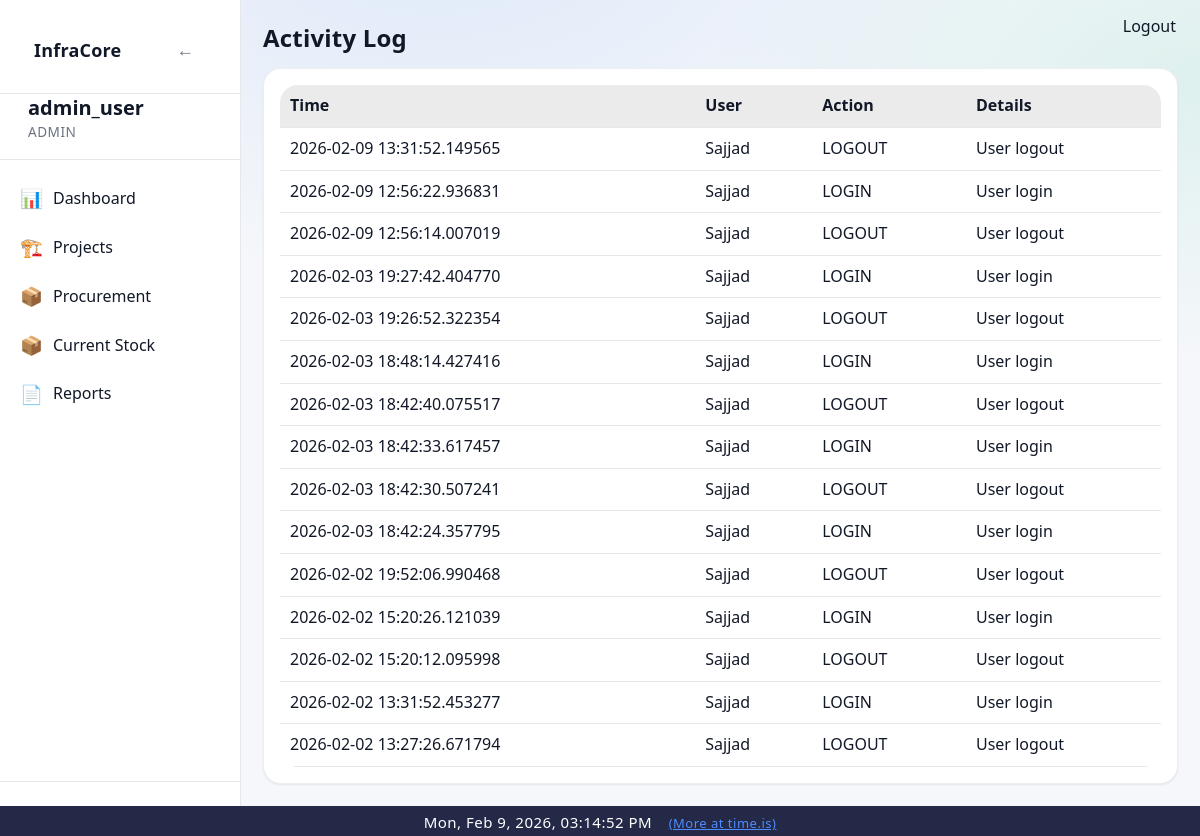
Before: /activity (signed in) with the older database file.
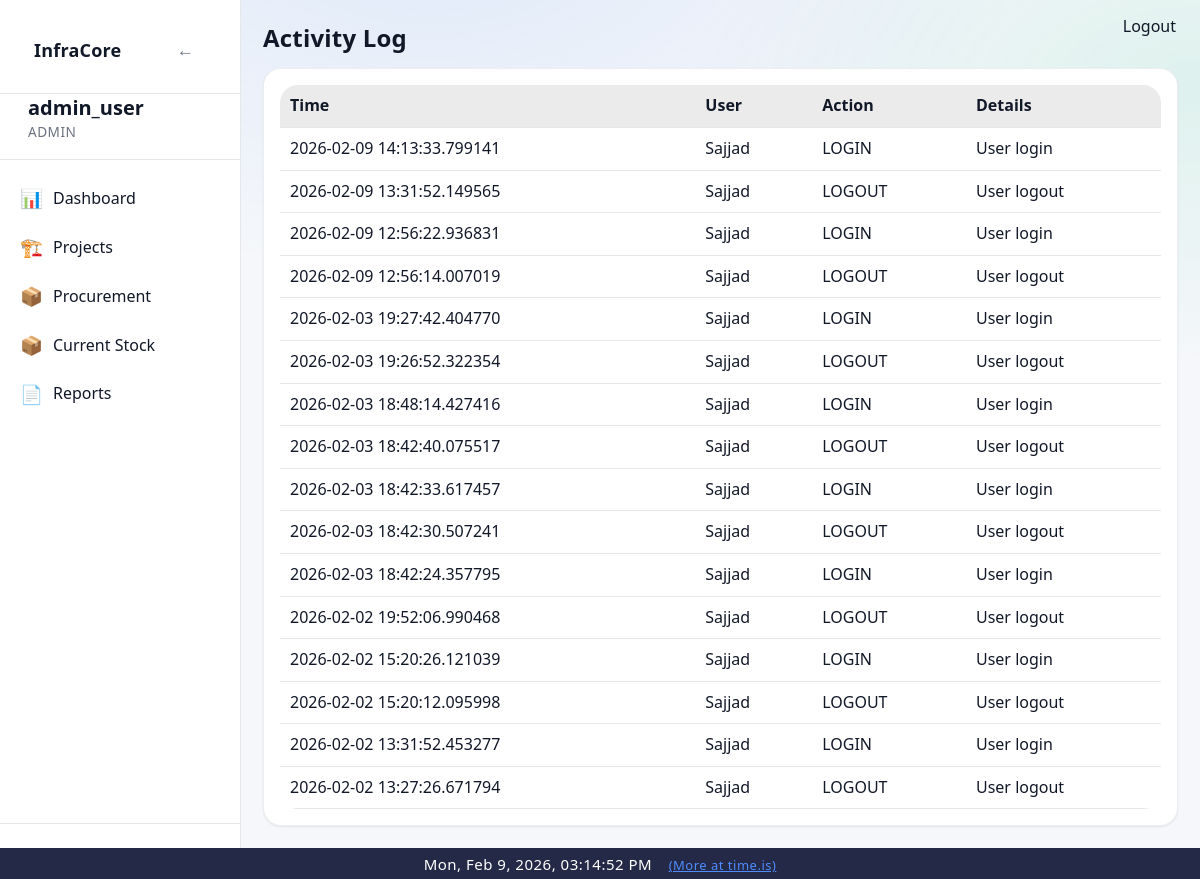
After: the same page with the newer database file.
### app/models/activity_log.py (models this page shows)
class ActivityLog(Base):
    __tablename__ = "activity_logs"
    __table_args__ = (
        Index("ix_activity_logs_created_at", "created_at"),
        Index("ix_activity_logs_user_id", "user_id"),
    )
    id = Column(Integer, primary_key=True, index=True)
    user_id = Column(Integer, ForeignKey("users.id"), nullable=True)
    username = Column(String(150), nullable=False)
    role = Column(String(50), nullable=True)
    action = Column(String(20), nullable=False)  # CREATE, UPDATE, DELETE, ARCHIVE, LOGIN, LOGOUT
    entity_type = Column(String(50), nullable=True)  # Project, Activity, Material, User, Execution
    entity_id = Column(Integer, nullable=True)
    description = Column(Text, nullable=True)
    old_value = Column(Text, nullable=True)  # JSON string
    new_value = Column(Text, nullable=True)  # JSON string
    ip_address = Column(String(64), nullable=True)
    created_at = Column(DateTime, default=datetime.utcnow, nullable=False)
    details = Column(String, nullable=True)
    timestamp = Column(DateTime, default=datetime.utcnow)

### app/routes/activity.py (the view)
@router.get("/activity", response_class=HTMLResponse)
def activity_page(request: Request, db: Session = Depends(get_db)):
    user = request.session.get("user")
    if user is None or user["role"] != "admin":
        return RedirectResponse("/dashboard", status_code=302)
    logs = get_recent_activities(db)
    return templates.TemplateResponse(
        "activity.html",
        {
            "request": request,
            "user": user,
            "logs": logs,
        }
    )

### app/templates/activity.html
{% extends "base.html" %}
{% block content %}
<h1 class="page-title">Activity Log</h1>
<div class="card">
    <table class="table">
        <thead>
            <tr>
                <th>Time</th>
                <th>User</th>
                <th>Action</th>
                <th>Details</th>
            </tr>
        </thead>
        <tbody>
            {% for log in logs %}
            <tr>
                <td>{{ log.timestamp }}</td>
                <td>{{ log.username }}</td>
                <td>{{ log.action }}</td>
                <td>{{ log.details }}</td>
            </tr>
            {% else %}
            <tr>
                <td colspan="4">No activity recorded</td>
            </tr>
            {% endfor %}
        </tbody>
    </table>
</div>
{% endblock %}

Changed rows visible on the page:
added ActivityLog: timestamp "2026-02-09 14:13:33.799141", username "Sajjad", action "LOGIN", details "User login"
